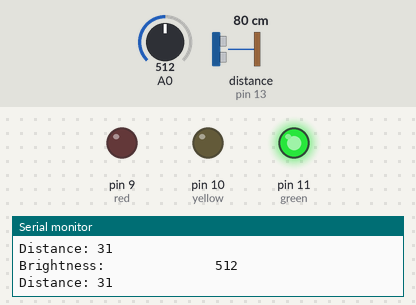
Recording of a sketch running on a simulated Arduino Uno, built with avr-gcc and run on an emulated ATmega328P. Shown: output pins drawn as LEDs (lit = HIGH), the last lines printed to the serial monitor. Wiring (inferred from the names in the program): ultrasonic range finder: trigger pin 12; echo pin 13. The test bench sets the inputs (shaded band); at power-on: distance to the obstacle (sensor on pin 13) 80 cm, A0 = 512. The echo pulse lasts 58.3 µs per cm; pins used as bus, display or sensor lines are not drawn.

Above: at 1.2 s.
1.3 s: distance to the obstacle (sensor on pin 13) set to 28 cm
4.3 s: distance to the obstacle (sensor on pin 13) set to 22 cm
At 5.1 s:
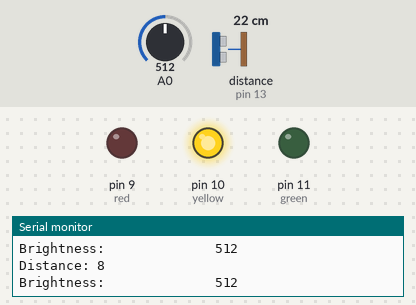
5.8 s: distance to the obstacle (sensor on pin 13) set to 9 cm
8.8 s: distance to the obstacle (sensor on pin 13) set to 6 cm
At 9.9 s:
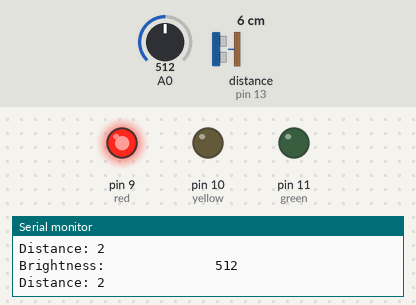
10.3 s: A0 set to 991
13.3 s: A0 set to 1007
Timing chart, 0 to 16.3 s (numbered marks = the images above; inputs shaded):
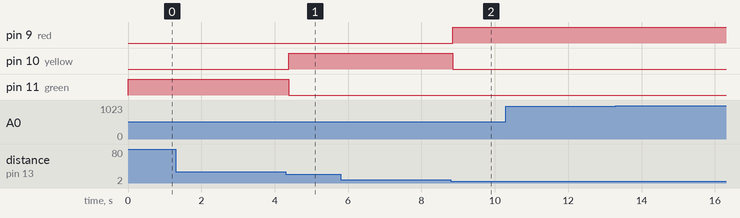

Measured:
- the behaviour switches between 26 and 25 cm on distance to the obstacle (sensor on pin 13) (found by bisection; images 0 and 1)
- the behaviour switches between 8 and 7 cm on distance to the obstacle (sensor on pin 13) (found by bisection; images 1 and 2)
- after the input at 4.3 s, pin 10 (yellow): LOW → HIGH after 0.08 s; pin 11 (green): HIGH → LOW after 0.08 s
- after the input at 8.8 s, pin 9 (red): LOW → HIGH after 0.05 s; pin 10 (yellow): HIGH → LOW after 0.05 s

The sketch:

SonicDistanceSensorRemix.ino
```cpp
int trigPin = 12;
int echoPin = 13;

int yellow = 10;
int red = 9;
int green = 11;

long duration;
int distance;


void setup() {
pinMode(trigPin, OUTPUT);
pinMode(echoPin, INPUT);
Serial.begin(9600);

pinMode(yellow,OUTPUT);
pinMode(red,OUTPUT);
pinMode(green,OUTPUT);

}

void loop() {

digitalWrite(trigPin, LOW);
delayMicroseconds(2);

digitalWrite(trigPin, HIGH);
delayMicroseconds(10);
digitalWrite(trigPin, LOW);

duration = pulseIn(echoPin, HIGH);

distance= duration/74/2;

Serial.print("Distance: ");
Serial.println(distance);
Serial.print("Brightness:              ");
Serial.println(analogRead(0));
if(distance <= 3)
  {
  digitalWrite(red,HIGH);
  digitalWrite(green,LOW);
  digitalWrite(yellow,LOW);
  }
  if(distance >= 3 && distance <= 10)
  {
  digitalWrite(red,LOW);
  digitalWrite(green,LOW);
  digitalWrite(yellow,HIGH);
  }
  if(distance >= 10)
  {
  digitalWrite(red,LOW);
  digitalWrite(green,HIGH);
  digitalWrite(yellow,LOW);
  }


}
```
